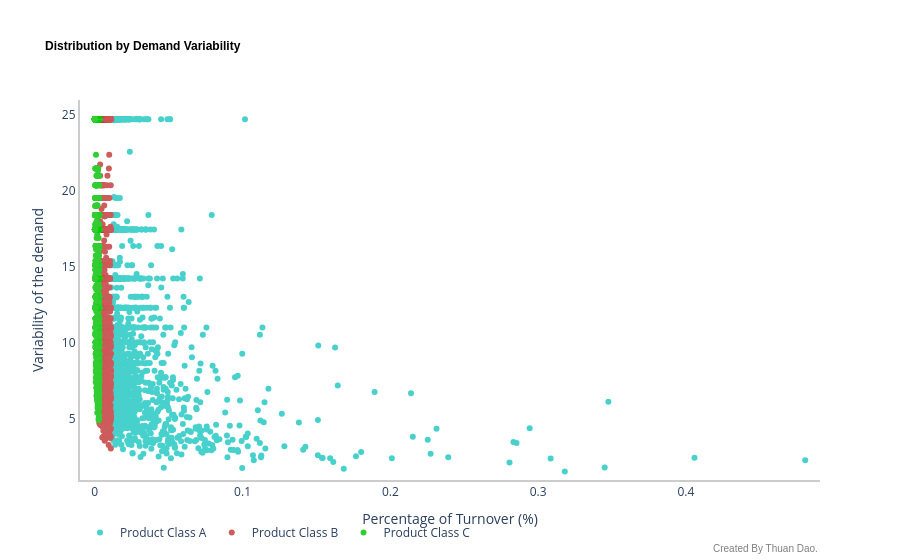

This figure's notebook cell:
### Code cell
import math

data_product_plot = data_product_summary.copy()
class_mapping = {"A": "mediumturquoise", "B": "indianred", "C": "limegreen"}
fig = go.Figure()

for prod_class in class_mapping.keys():
    fig.add_trace(
        go.Scatter(
            x=data_product_plot[data_product_plot["abc"] == prod_class]["%sales"],
            y=data_product_plot[data_product_plot["abc"] == prod_class]["coef"],
            name = "Product Class " + str(prod_class),
            marker=dict(color=class_mapping[prod_class]),
            mode="markers"
        )
    )
fig.update_layout(
    title = dict(text="<b>Distribution by Demand Variability<b>",
                 font=dict(size=12, family="Arial", color="black")),
    plot_bgcolor = "white",
    yaxis = dict(side = "left", linecolor = "rgb(204, 204, 204)", showline = True, linewidth = 2, title = "Variability of the demand",
                range = [math.floor(min(data_product_summary["coef"])), math.ceil(max(data_product_summary["coef"])) + 1]),
    xaxis = dict(showline = True, linecolor = "rgb(204, 204, 204)", linewidth = 2, title = "Percentage of Turnover (%)",
            range = [math.floor(min(data_product_summary["%sales"])) - 0.01, (max(data_product_summary["%sales"])) + 0.01]),
    legend = dict(orientation="h"),
    annotations=[dict(text="Created By Thuan Dao.", xref="paper", yref="paper", x=1, y=-.2,
    showarrow=False, font=dict(size=10, color="gray", family="Arial"))]
)

### Figure 1 — Plotly figure (JSON) as saved in the notebook; plotly's stock layout.template omitted (floating-point values rounded to 4 significant figures; data arrays with more than 128 entries replaced by an {"elided": "..."} marker saying what was removed)
{"data": [{"marker": {"color": "mediumturquoise"}, "mode": "markers", "name": "Product Class A", "type": "scatter", "x": {"elided": "1610 float values"}, "y": {"elided": "1610 float values"}}, {"marker": {"color": "indianred"}, "mode": "markers", "name": "Product Class B", "type": "scatter", "x": {"elided": "4833 float values"}, "y": {"elided": "4833 float values"}}, {"marker": {"color": "limegreen"}, "mode": "markers", "name": "Product Class C", "type": "scatter", "x": {"elided": "25773 float values"}, "y": {"elided": "25773 float values"}}], "layout": {"annotations": [{"font": {"color": "gray", "family": "Arial", "size": 10}, "showarrow": false, "text": "Created By Thuan Dao.", "x": 1, "xref": "paper", "y": -0.2, "yref": "paper"}], "legend": {"orientation": "h"}, "plot_bgcolor": "white", "title": {"font": {"color": "black", "family": "Arial", "size": 12}, "text": "<b>Distribution by Demand Variability<b>"}, "xaxis": {"linecolor": "rgb(204, 204, 204)", "linewidth": 2, "range": [-0.01, 0.4907], "showline": true, "title": {"text": "Percentage of Turnover (%)"}}, "yaxis": {"linecolor": "rgb(204, 204, 204)", "linewidth": 2, "range": [1, 26], "showline": true, "side": "left", "title": {"text": "Variability of the demand"}}}}
